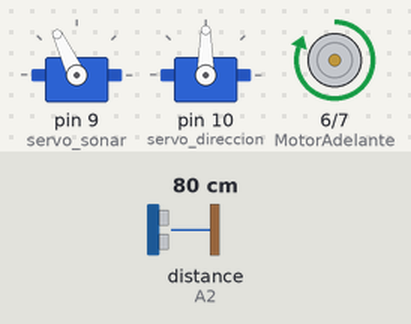
Recording of a sketch running on a simulated Arduino Uno, built with avr-gcc and run on an emulated ATmega328P. Parts: 2 × servo, motor-driver pin pairs drawn as motors (green arrow = first pin HIGH = forward, orange = second pin HIGH = backward, longer = more drive). The test bench sets the inputs (shaded band); at power-on: distance to the obstacle (sensor on A2) 80 cm. The echo pulse lasts 58.3 µs per cm.

Above: at 3.9 s.
4.0 s: distance to the obstacle (sensor on A2) set to 22 cm
5.5 s: distance to the obstacle (sensor on A2) set to 18 cm
At 7.1 s:
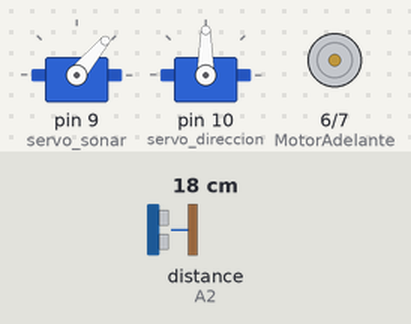
8.5 s: distance to the obstacle (sensor on A2) set to 35 cm
At 9.0 s:
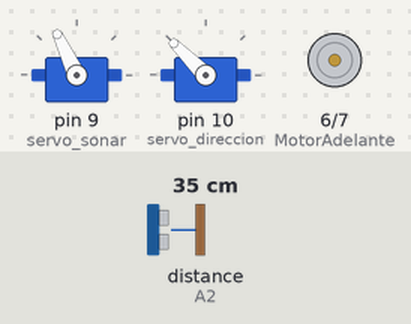
10.0 s: distance to the obstacle (sensor on A2) set to 2 cm
At 11.6 s:
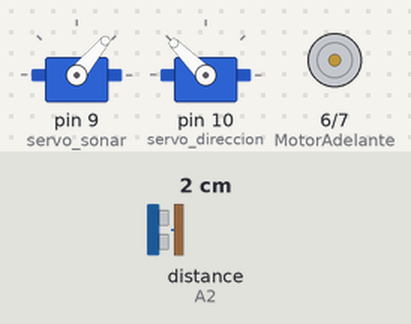
13.0 s: distance to the obstacle (sensor on A2) set to 60 cm
At 13.5 s:
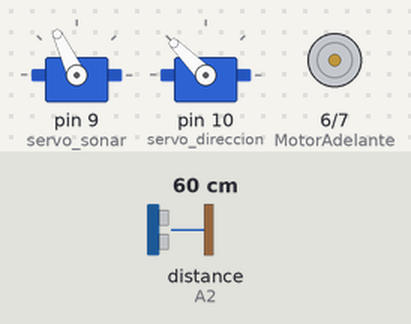
Timing chart, 0 to 15.5 s (numbered marks = the images above; inputs shaded):
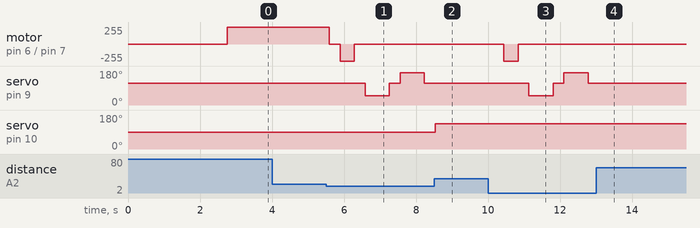

The sketch:

AUTO_ROBOT.ino
```cpp
#include <Servo.h>
#include <NewPing.h>

// Pines de control del motor (L298N)
const int MotorAdelante = 6;
const int MotorAtras = 7;

// Pines del sensor
#define trig_pin A1 // Entrada analógica 1
#define echo_pin A2 // Entrada analógica 2

#define distancia_maxima 200
boolean adelante = false;
int distancia = 100;
int angulo = 90;
const int ANGULO_GIRO = 45; // Constante para el ángulo de giro

NewPing sonar(trig_pin, echo_pin, distancia_maxima); // Función del sensor
Servo servo_sonar;
Servo servo_direccion;

void setup(){

  pinMode(MotorAdelante, OUTPUT);
  pinMode(MotorAtras, OUTPUT);

  servo_sonar.attach(9); // Servo para el sensor ultrasónico
  servo_direccion.attach(10); // Servo para la dirección
  servo_direccion.write(angulo);
  servo_sonar.write(115);
  delay(2000);
  distancia = medir();
  delay(100);
  distancia = medir();
  delay(100);
  distancia = medir();
  delay(100);
  distancia = medir();
  delay(100);
}

void loop(){

  int distanciaDerecha = 0;
  int distanciaIzquierda = 0;
  delay(50);

  if (distancia <= 20){
    detenerse();
    delay(300);
    moverAtras();
    delay(400);
    detenerse();
    delay(300);
    distanciaDerecha = mirarDerecha();
    delay(300);
    distanciaIzquierda = mirarIzquierda();
    delay(300);

    if (distancia >= distanciaIzquierda){
      girarDerecha();
      detenerse();
    }
    else{
      girarIzquierda();
      detenerse();
    }
  }
  else{
    moverAdelante();
  }
  distancia = medir();
}

int mirarDerecha(){
  servo_sonar.write(50);
  delay(500);
  int distance = medir();
  delay(100);
  servo_sonar.write(115);
  return distance;
}

int mirarIzquierda(){
  servo_sonar.write(170);
  delay(500);
  int distance = medir();
  delay(100);
  servo_sonar.write(115);
  return distance;
  delay(100);
}

int medir(){
  delay(70);
  int cm = sonar.ping_cm();
  if (cm == 0 || cm > distancia_maxima){ // Si la medición no es válida o excede la distancia máxima, considerar un valor de 250 cm.
    cm = 250;
    // Aquí podrías tomar otra acción, como mostrar un mensaje de error o ajustar el comportamiento del robot.
  }
  return cm;
}

void detenerse(){

  digitalWrite(MotorAdelante, LOW);
  digitalWrite(MotorAtras, LOW);
}

void moverAdelante(){

  if(!adelante){

    adelante = true;

    digitalWrite(MotorAdelante, HIGH);

    digitalWrite(MotorAtras, LOW);

  }
}

void moverAtras(){
  adelante = false;
  digitalWrite(MotorAtras, HIGH);
  digitalWrite(MotorAdelante, LOW);
}

void girarDerecha(){
  servo_direccion.write(angulo + ANGULO_GIRO);
  delay(500);
  moverAdelante();
}

void girarIzquierda(){
  servo_direccion.write(angulo - ANGULO_GIRO);
  delay(500);
  moverAdelante();
}
```

Measured:
- the behaviour switches between 21 and 20 cm on distance to the obstacle (sensor on A2) (found by bisection; images 0 and 1)
- after the input at 4.0 s, every drawn part: stays the same
- after the input at 5.5 s, motor on pin 6 (MotorAdelante) / pin 7 (MotorAtras): forward 255/255 → stopped after 0.09 s, → backward 255/255 0.30 s later, → stopped 0.40 s later; servo on pin 9 (servo_sonar): 115° → 50° after 1.1 s, → 115° 0.67 s later, → 170° 0.30 s later, → 115° 0.67 s later
- after the input at 8.5 s, motor on pin 6 (MotorAdelante) / pin 7 (MotorAtras): stays stopped (without the input it goes to backward 255/255 after 0.96 s)
- after the input at 10.0 s, motor on pin 6 (MotorAdelante) / pin 7 (MotorAtras): stopped → backward 255/255 after 0.44 s, → stopped 0.40 s later; servo on pin 9 (servo_sonar): 115° → 50° after 1.1 s, → 115° 0.67 s later, → 170° 0.30 s later, → 115° 0.67 s later
- after the input at 13.0 s, motor on pin 6 (MotorAdelante) / pin 7 (MotorAtras): stays stopped (without the input it goes to backward 255/255 after 1.0 s); servo on pin 9 (servo_sonar): stays 115° (without the input it goes to 50° after 1.7 s)
